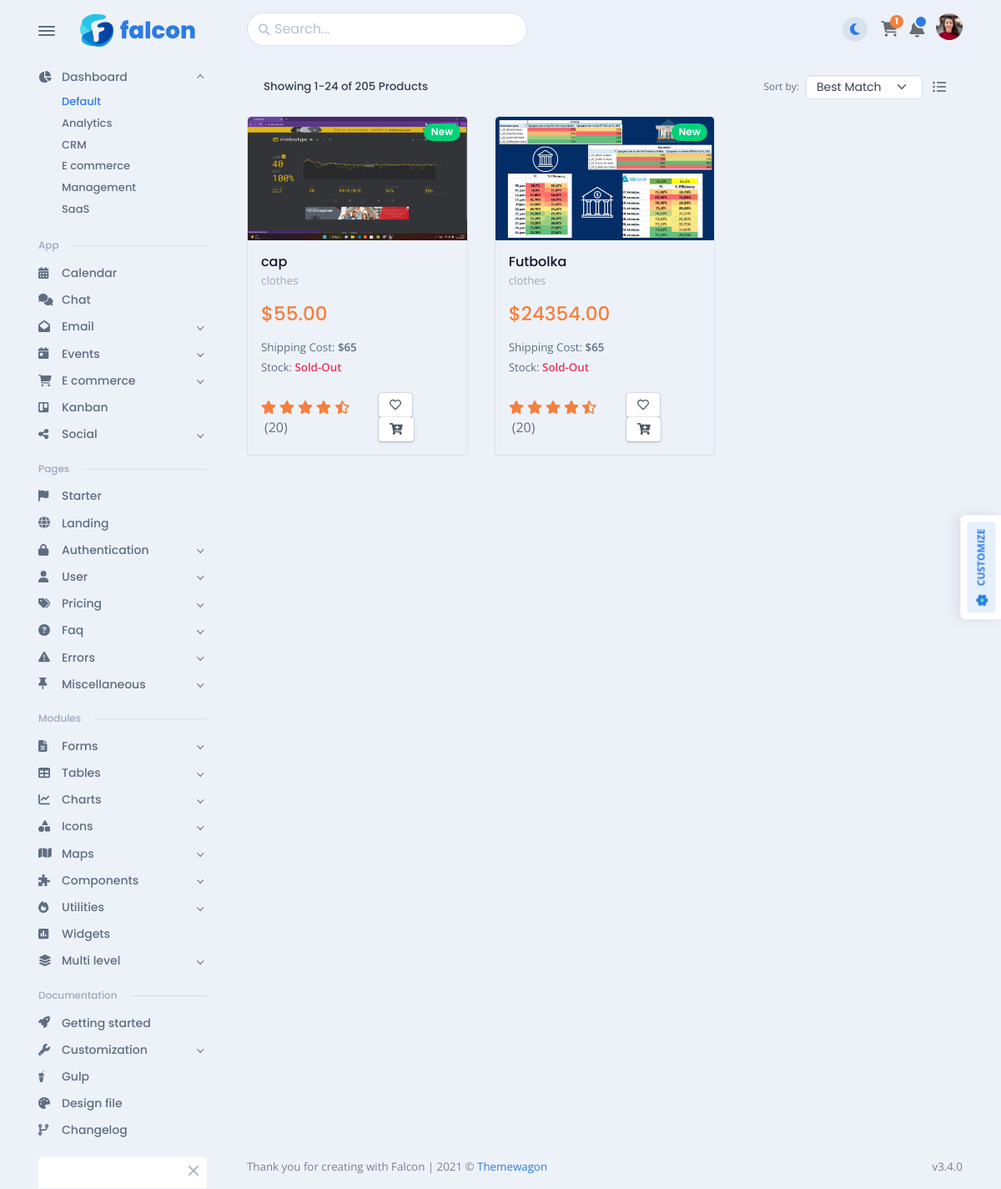
Before: / with the older database file.
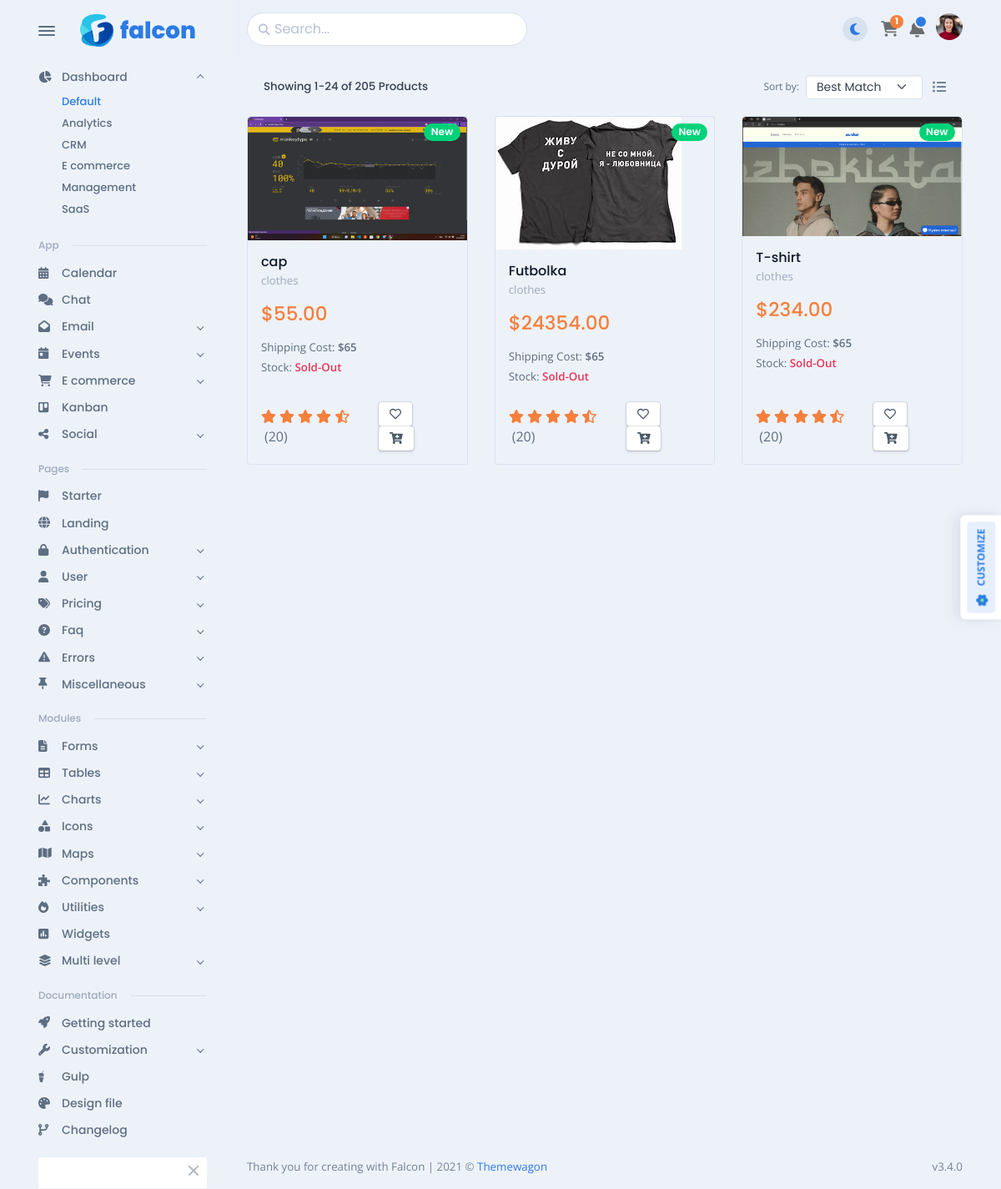
After: the same page with the newer database file.
### eccomerce/models.py (models this page shows, shortened)
class TimeStampedModel(models.Model):
    created_at = models.DateTimeField(auto_now_add=True)
    updated_at = models.DateTimeField(auto_now=True)
    class Meta:
        abstract = True

class Product(TimeStampedModel):
    category = models.ForeignKey(Category, on_delete=models.SET_NULL, blank=True, null=True)
    name = models.CharField(max_length=100, null=True)
    description = models.TextField(null=True, blank=True)
    image = models.ImageField(upload_to='product_img/', blank=True, null=True)
    price = models.DecimalField(decimal_places=2, max_digits=8)
    info = models.TextField(max_length=255, null=True, blank=True)
    size = models.CharField(max_length=100, null=True, blank=True)

class Category(TimeStampedModel):
    name = models.CharField(max_length=100)
    description = models.TextField(null=True, blank=True)
    def __str__(self):
        return self.name

### eccomerce/views.py (the view)
# urls.py: path('', views.store, name='store'),
def store(request):
    products = Product.objects.all()
    context = {'products': products}
    return render(request, 'store/e-commerce/product/product-grid.html', context)

### templates/store/e-commerce/product/product-grid.html (shortened to what the changed rows need)
{% extends 'base.html' %}
{% load static %}
{% block content %}
<div class="row d-flex">
    {% for product in products %}
    <div class="mb-4 col-md-6 col-lg-4">
        <div class="border rounded-1 h-100 d-flex flex-column justify-content-between pb-3">
            <div class="overflow-hidden">
                <div class="position-relative rounded-top overflow-hidden">
                    <div class="swiper-container theme-slider swiper-container-initialized swiper-container-horizontal swiper-container-pointer-events swiper-container-autoheight"
                         data-swiper="{&quot;autoplay&quot;:true,&quot;autoHeight&quot;:true,&quot;spaceBetween&quot;:5,&quot;loop&quot;:true,&quot;loopedSlides&quot;:5,&quot;navigation&quot;:{&quot;nextEl&quot;:&quot;.swiper-button-next&quot;,&quot;prevEl&quot;:&quot;.swiper-button-prev&quot;}}">
                        <div class="swiper-wrapper" id="swiper-wrapper-1c73793eb37dd71f" aria-live="off"
                             style="height: 178px; transform: translate3d(-1112px, 0px, 0px); transition-duration: 0ms;">
                            <div class="swiper-slide swiper-slide-prev" data-swiper-slide-index="0" role="group"
                                 aria-label="1 / 3" style="width: 273px; margin-right: 5px;"><a class="d-block"
                                                                                                href="{% url 'store:product_details' product.id %}"><img
                                    class="rounded-top img-fluid" src="{{ product.image.url }}"
                                    alt=""></a></div>
                        </div>
                            </div>
                    <span class="badge rounded-pill bg-success position-absolute mt-2 me-2 z-index-2 top-0 end-0">New</span>
                </div>
                <div class="p-3">
                    <h5 class="fs-0"><a class="text-dark" href="{% url 'store:product_details' product.id%}">{{product.name}}</a>
                    </h5>
                    <p class="fs--1 mb-3"><a class="text-500" href="#!">{{product.category}}</a></p>
                    <h5 class="fs-md-2 text-warning mb-0 d-flex align-items-center mb-3"> ${{product.price}}
                    </h5>
                    <p class="fs--1 mb-1">Shipping Cost: <strong>$65</strong></p>
                    <p class="fs--1 mb-1">Stock: <strong class="text-danger">Sold-Out</strong>
                    </p>
                </div>
            </div>
            <div class="d-flex flex-between-center px-3">
                <div>
                    <span
                        class="ms-1">(20)</span>
                </div>
                <div><a class="btn btn-sm btn-falcon-default me-2" href="#!" data-bs-toggle="tooltip"
                        data-bs-placement="top" title="" data-bs-original-title="Add to Wish List"
                        aria-label="Add to Wish List">
                    </a><a
                        class="btn btn-sm btn-falcon-default" href="#!" data-bs-toggle="tooltip" data-bs-placement="top"
                        title="" data-bs-original-title="Add to Cart" aria-label="Add to Cart">
                    </a></div>
            </div>
        </div>
    </div>
    {% endfor %}
</div>
{% endblock %}

Changed rows visible on the page:
changed Product "Futbolka": image: a different picture
added Product: image (picture), name "T-shirt", category "clothes", price "234.00"
